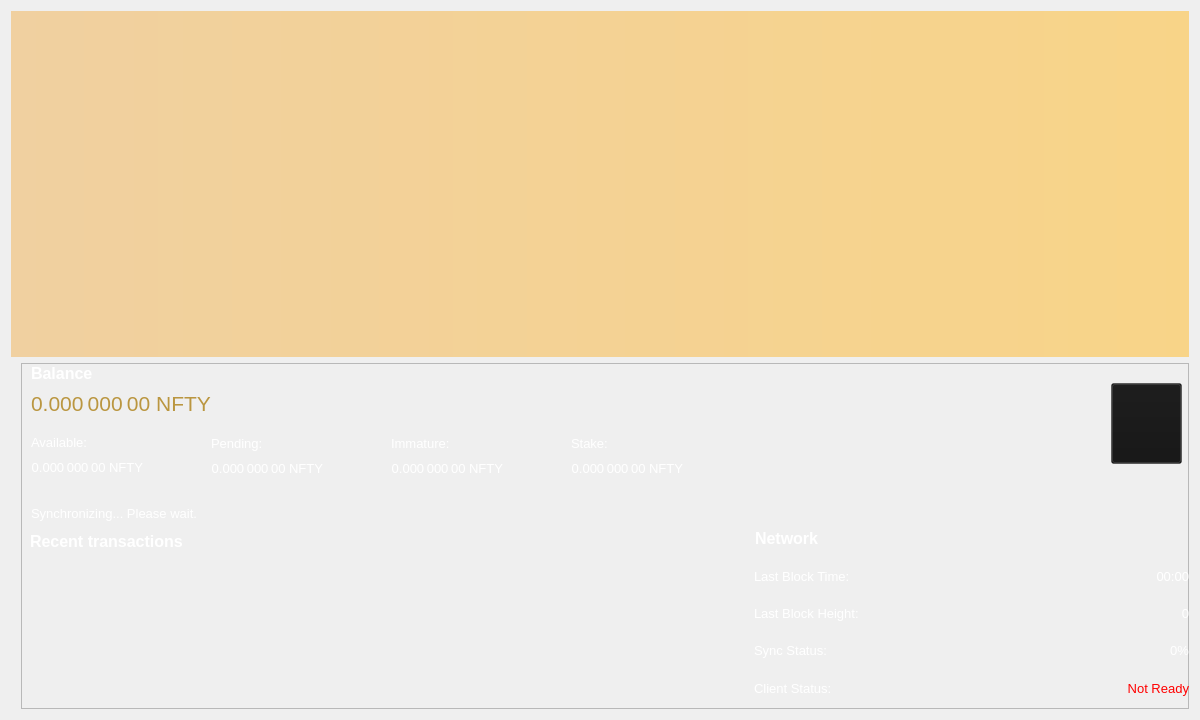
<?xml version="1.0" encoding="UTF-8"?>
<ui version="4.0">
 <class>OverviewPage</class>
 <widget class="QWidget" name="OverviewPage">
  <property name="geometry">
   <rect>
    <x>0</x>
    <y>0</y>
    <width>1200</width>
    <height>720</height>
   </rect>
  </property>
  <property name="minimumSize">
   <size>
    <width>1200</width>
    <height>700</height>
   </size>
  </property>
  <property name="font">
   <font>
    <weight>50</weight>
    <bold>false</bold>
   </font>
  </property>
  <property name="windowTitle">
   <string>Form</string>
  </property>
  <property name="styleSheet">
   <string notr="true">color: rgb(255, 255, 255);</string>
  </property>
  <layout class="QVBoxLayout" name="topLayout">
   <item>
    <widget class="QLabel" name="labelAlerts">
     <property name="visible">
      <bool>false</bool>
     </property>
     <property name="styleSheet">
      <string notr="true">background-color: qlineargradient(x1: 0, y1: 0, x2: 1, y2: 0, stop:0 #F0D0A0, stop:1 #F8D488); color:#000000;</string>
     </property>
     <property name="wordWrap">
      <bool>true</bool>
     </property>
     <property name="margin">
      <number>3</number>
     </property>
    </widget>
   </item>
   <item>
    <layout class="QHBoxLayout" name="horizontalLayout" stretch="1">
     <item>
      <layout class="QVBoxLayout" name="verticalLayout_2">
       <item>
        <widget class="QFrame" name="frame">
         <property name="maximumSize">
          <size>
           <width>16777215</width>
           <height>16777215</height>
          </size>
         </property>
         <property name="styleSheet">
          <string notr="true">margin-left: 10px;
</string>
         </property>
         <property name="frameShape">
          <enum>QFrame::StyledPanel</enum>
         </property>
         <property name="frameShadow">
          <enum>QFrame::Raised</enum>
         </property>
         <widget class="QLabel" name="labelTransactionsStatus">
          <property name="geometry">
           <rect>
            <x>10</x>
            <y>140</y>
            <width>300</width>
            <height>20</height>
           </rect>
          </property>
          <property name="minimumSize">
           <size>
            <width>300</width>
            <height>0</height>
           </size>
          </property>
          <property name="font">
           <font>
            <pointsize>10</pointsize>
           </font>
          </property>
          <property name="cursor">
           <cursorShape>WhatsThisCursor</cursorShape>
          </property>
          <property name="toolTip">
           <string>The displayed information may be out of date. Your wallet automatically synchronizes with the NFTY network after a connection is established, but this process has not completed yet.</string>
          </property>
          <property name="styleSheet">
           <string notr="true"/>
          </property>
          <property name="text">
           <string notr="true">Synchronizing... Please wait.</string>
          </property>
          <property name="alignment">
           <set>Qt::AlignLeading|Qt::AlignLeft|Qt::AlignVCenter</set>
          </property>
          <property name="indent">
           <number>0</number>
          </property>
         </widget>
         <widget class="QWidget" name="verticalLayoutWidget">
          <property name="geometry">
           <rect>
            <x>10</x>
            <y>0</y>
            <width>721</width>
            <height>88</height>
           </rect>
          </property>
          <layout class="QVBoxLayout" name="verticalLayout">
           <item>
            <layout class="QHBoxLayout" name="horizontalLayout_4">
             <item>
              <widget class="QLabel" name="label_5">
               <property name="font">
                <font>
                 <pointsize>12</pointsize>
                 <weight>75</weight>
                 <bold>true</bold>
                </font>
               </property>
               <property name="text">
                <string>Balance</string>
               </property>
               <property name="indent">
                <number>0</number>
               </property>
              </widget>
             </item>
             <item>
              <spacer name="horizontalSpacer_3">
               <property name="orientation">
                <enum>Qt::Horizontal</enum>
               </property>
               <property name="sizeHint" stdset="0">
                <size>
                 <width>40</width>
                 <height>20</height>
                </size>
               </property>
              </spacer>
             </item>
            </layout>
           </item>
           <item>
            <layout class="QHBoxLayout" name="horizontalLayout_2">
             <property name="spacing">
              <number>0</number>
             </property>
             <item>
              <widget class="QLabel" name="labelTotal">
               <property name="minimumSize">
                <size>
                 <width>400</width>
                 <height>30</height>
                </size>
               </property>
               <property name="maximumSize">
                <size>
                 <width>16777215</width>
                 <height>16777215</height>
                </size>
               </property>
               <property name="font">
                <font>
                 <pointsize>16</pointsize>
                 <weight>50</weight>
                 <bold>false</bold>
                </font>
               </property>
               <property name="cursor">
                <cursorShape>IBeamCursor</cursorShape>
               </property>
               <property name="toolTip">
                <string>Your current total balance</string>
               </property>
               <property name="styleSheet">
                <string notr="true">color: rgb(186, 150, 64);</string>
               </property>
               <property name="text">
                <string notr="true">0.000 000 00 NFTY</string>
               </property>
               <property name="textFormat">
                <enum>Qt::AutoText</enum>
               </property>
               <property name="alignment">
                <set>Qt::AlignLeading|Qt::AlignLeft|Qt::AlignVCenter</set>
               </property>
               <property name="wordWrap">
                <bool>false</bool>
               </property>
               <property name="margin">
                <number>0</number>
               </property>
               <property name="indent">
                <number>0</number>
               </property>
               <property name="textInteractionFlags">
                <set>Qt::LinksAccessibleByMouse|Qt::TextSelectableByKeyboard|Qt::TextSelectableByMouse</set>
               </property>
              </widget>
             </item>
             <item>
              <spacer name="horizontalSpacer">
               <property name="orientation">
                <enum>Qt::Horizontal</enum>
               </property>
               <property name="sizeHint" stdset="0">
                <size>
                 <width>40</width>
                 <height>20</height>
                </size>
               </property>
              </spacer>
             </item>
            </layout>
           </item>
           <item>
            <spacer name="verticalSpacer">
             <property name="orientation">
              <enum>Qt::Vertical</enum>
             </property>
             <property name="sizeHint" stdset="0">
              <size>
               <width>20</width>
               <height>40</height>
              </size>
             </property>
            </spacer>
           </item>
          </layout>
         </widget>
         <widget class="QWidget" name="verticalLayoutWidget_2">
          <property name="geometry">
           <rect>
            <x>10</x>
            <y>69</y>
            <width>181</width>
            <height>71</height>
           </rect>
          </property>
          <layout class="QVBoxLayout" name="verticalLayout_3">
           <item>
            <layout class="QHBoxLayout" name="horizontalLayout_3">
             <item>
              <widget class="QLabel" name="labelBalanceText">
               <property name="font">
                <font>
                 <pointsize>10</pointsize>
                </font>
               </property>
               <property name="text">
                <string>Available:</string>
               </property>
               <property name="indent">
                <number>0</number>
               </property>
              </widget>
             </item>
             <item>
              <spacer name="horizontalSpacer_2">
               <property name="orientation">
                <enum>Qt::Horizontal</enum>
               </property>
               <property name="sizeHint" stdset="0">
                <size>
                 <width>40</width>
                 <height>20</height>
                </size>
               </property>
              </spacer>
             </item>
            </layout>
           </item>
           <item>
            <layout class="QHBoxLayout" name="horizontalLayout_5">
             <item>
              <widget class="QLabel" name="labelBalance">
               <property name="font">
                <font>
                 <pointsize>10</pointsize>
                 <weight>50</weight>
                 <bold>false</bold>
                </font>
               </property>
               <property name="cursor">
                <cursorShape>IBeamCursor</cursorShape>
               </property>
               <property name="toolTip">
                <string>Your current spendable balance</string>
               </property>
               <property name="text">
                <string notr="true">0.000 000 00 NFTY</string>
               </property>
               <property name="alignment">
                <set>Qt::AlignRight|Qt::AlignTrailing|Qt::AlignVCenter</set>
               </property>
               <property name="indent">
                <number>0</number>
               </property>
               <property name="textInteractionFlags">
                <set>Qt::LinksAccessibleByMouse|Qt::TextSelectableByKeyboard|Qt::TextSelectableByMouse</set>
               </property>
              </widget>
             </item>
             <item>
              <spacer name="horizontalSpacer_4">
               <property name="orientation">
                <enum>Qt::Horizontal</enum>
               </property>
               <property name="sizeHint" stdset="0">
                <size>
                 <width>40</width>
                 <height>20</height>
                </size>
               </property>
              </spacer>
             </item>
            </layout>
           </item>
           <item>
            <spacer name="verticalSpacer_2">
             <property name="orientation">
              <enum>Qt::Vertical</enum>
             </property>
             <property name="sizeHint" stdset="0">
              <size>
               <width>20</width>
               <height>40</height>
              </size>
             </property>
            </spacer>
           </item>
          </layout>
         </widget>
         <widget class="QWidget" name="verticalLayoutWidget_3">
          <property name="geometry">
           <rect>
            <x>190</x>
            <y>70</y>
            <width>181</width>
            <height>71</height>
           </rect>
          </property>
          <layout class="QVBoxLayout" name="verticalLayout_4">
           <item>
            <layout class="QHBoxLayout" name="horizontalLayout_6">
             <item>
              <widget class="QLabel" name="labelPendingText">
               <property name="font">
                <font>
                 <pointsize>10</pointsize>
                </font>
               </property>
               <property name="text">
                <string>Pending:</string>
               </property>
               <property name="indent">
                <number>0</number>
               </property>
              </widget>
             </item>
             <item>
              <spacer name="horizontalSpacer_6">
               <property name="orientation">
                <enum>Qt::Horizontal</enum>
               </property>
               <property name="sizeHint" stdset="0">
                <size>
                 <width>40</width>
                 <height>20</height>
                </size>
               </property>
              </spacer>
             </item>
            </layout>
           </item>
           <item>
            <layout class="QHBoxLayout" name="horizontalLayout_7">
             <item>
              <widget class="QLabel" name="labelUnconfirmed">
               <property name="font">
                <font>
                 <pointsize>10</pointsize>
                 <weight>50</weight>
                 <bold>false</bold>
                </font>
               </property>
               <property name="cursor">
                <cursorShape>IBeamCursor</cursorShape>
               </property>
               <property name="toolTip">
                <string>Total of transactions that have yet to be confirmed, and do not yet count toward the spendable balance</string>
               </property>
               <property name="text">
                <string notr="true">0.000 000 00 NFTY</string>
               </property>
               <property name="alignment">
                <set>Qt::AlignRight|Qt::AlignTrailing|Qt::AlignVCenter</set>
               </property>
               <property name="indent">
                <number>0</number>
               </property>
               <property name="textInteractionFlags">
                <set>Qt::LinksAccessibleByMouse|Qt::TextSelectableByKeyboard|Qt::TextSelectableByMouse</set>
               </property>
              </widget>
             </item>
             <item>
              <spacer name="horizontalSpacer_5">
               <property name="orientation">
                <enum>Qt::Horizontal</enum>
               </property>
               <property name="sizeHint" stdset="0">
                <size>
                 <width>40</width>
                 <height>20</height>
                </size>
               </property>
              </spacer>
             </item>
            </layout>
           </item>
           <item>
            <spacer name="verticalSpacer_3">
             <property name="orientation">
              <enum>Qt::Vertical</enum>
             </property>
             <property name="sizeHint" stdset="0">
              <size>
               <width>20</width>
               <height>40</height>
              </size>
             </property>
            </spacer>
           </item>
          </layout>
         </widget>
         <widget class="QWidget" name="verticalLayoutWidget_4">
          <property name="geometry">
           <rect>
            <x>370</x>
            <y>70</y>
            <width>181</width>
            <height>71</height>
           </rect>
          </property>
          <layout class="QVBoxLayout" name="verticalLayout_5">
           <item>
            <layout class="QHBoxLayout" name="horizontalLayout_8">
             <item>
              <widget class="QLabel" name="labelImmatureText">
               <property name="font">
                <font>
                 <pointsize>10</pointsize>
                </font>
               </property>
               <property name="text">
                <string>Immature:</string>
               </property>
               <property name="indent">
                <number>0</number>
               </property>
              </widget>
             </item>
             <item>
              <spacer name="horizontalSpacer_7">
               <property name="orientation">
                <enum>Qt::Horizontal</enum>
               </property>
               <property name="sizeHint" stdset="0">
                <size>
                 <width>40</width>
                 <height>20</height>
                </size>
               </property>
              </spacer>
             </item>
            </layout>
           </item>
           <item>
            <layout class="QHBoxLayout" name="horizontalLayout_9">
             <item>
              <widget class="QLabel" name="labelImmature">
               <property name="font">
                <font>
                 <pointsize>10</pointsize>
                 <weight>50</weight>
                 <bold>false</bold>
                </font>
               </property>
               <property name="cursor">
                <cursorShape>IBeamCursor</cursorShape>
               </property>
               <property name="toolTip">
                <string>Mined balance that has not yet matured</string>
               </property>
               <property name="text">
                <string notr="true">0.000 000 00 NFTY</string>
               </property>
               <property name="alignment">
                <set>Qt::AlignRight|Qt::AlignTrailing|Qt::AlignVCenter</set>
               </property>
               <property name="indent">
                <number>0</number>
               </property>
               <property name="textInteractionFlags">
                <set>Qt::LinksAccessibleByMouse|Qt::TextSelectableByKeyboard|Qt::TextSelectableByMouse</set>
               </property>
              </widget>
             </item>
             <item>
              <spacer name="horizontalSpacer_8">
               <property name="orientation">
                <enum>Qt::Horizontal</enum>
               </property>
               <property name="sizeHint" stdset="0">
                <size>
                 <width>40</width>
                 <height>20</height>
                </size>
               </property>
              </spacer>
             </item>
            </layout>
           </item>
           <item>
            <spacer name="verticalSpacer_4">
             <property name="orientation">
              <enum>Qt::Vertical</enum>
             </property>
             <property name="sizeHint" stdset="0">
              <size>
               <width>20</width>
               <height>40</height>
              </size>
             </property>
            </spacer>
           </item>
          </layout>
         </widget>
         <widget class="QWidget" name="verticalLayoutWidget_5">
          <property name="geometry">
           <rect>
            <x>550</x>
            <y>70</y>
            <width>181</width>
            <height>71</height>
           </rect>
          </property>
          <layout class="QVBoxLayout" name="verticalLayout_6">
           <item>
            <layout class="QHBoxLayout" name="horizontalLayout_11">
             <item>
              <widget class="QLabel" name="label_10">
               <property name="font">
                <font>
                 <pointsize>10</pointsize>
                </font>
               </property>
               <property name="text">
                <string>Stake:</string>
               </property>
               <property name="indent">
                <number>0</number>
               </property>
              </widget>
             </item>
             <item>
              <spacer name="horizontalSpacer_9">
               <property name="orientation">
                <enum>Qt::Horizontal</enum>
               </property>
               <property name="sizeHint" stdset="0">
                <size>
                 <width>40</width>
                 <height>20</height>
                </size>
               </property>
              </spacer>
             </item>
            </layout>
           </item>
           <item>
            <layout class="QHBoxLayout" name="horizontalLayout_10">
             <item>
              <widget class="QLabel" name="labelStake">
               <property name="font">
                <font>
                 <pointsize>10</pointsize>
                 <weight>50</weight>
                 <bold>false</bold>
                </font>
               </property>
               <property name="cursor">
                <cursorShape>IBeamCursor</cursorShape>
               </property>
               <property name="toolTip">
                <string>Total of coins that was staked, and do not yet count toward the current balance</string>
               </property>
               <property name="text">
                <string notr="true">0.000 000 00 NFTY</string>
               </property>
               <property name="alignment">
                <set>Qt::AlignRight|Qt::AlignTrailing|Qt::AlignVCenter</set>
               </property>
               <property name="indent">
                <number>0</number>
               </property>
               <property name="textInteractionFlags">
                <set>Qt::LinksAccessibleByMouse|Qt::TextSelectableByKeyboard|Qt::TextSelectableByMouse</set>
               </property>
              </widget>
             </item>
             <item>
              <spacer name="horizontalSpacer_10">
               <property name="orientation">
                <enum>Qt::Horizontal</enum>
               </property>
               <property name="sizeHint" stdset="0">
                <size>
                 <width>40</width>
                 <height>20</height>
                </size>
               </property>
              </spacer>
             </item>
            </layout>
           </item>
           <item>
            <spacer name="verticalSpacer_5">
             <property name="orientation">
              <enum>Qt::Vertical</enum>
             </property>
             <property name="sizeHint" stdset="0">
              <size>
               <width>20</width>
               <height>40</height>
              </size>
             </property>
            </spacer>
           </item>
          </layout>
         </widget>
         <widget class="QPushButton" name="viewQR">
          <property name="geometry">
           <rect>
            <x>1090</x>
            <y>20</y>
            <width>81</width>
            <height>81</height>
           </rect>
          </property>
          <property name="font">
           <font>
            <pointsize>10</pointsize>
           </font>
          </property>
          <property name="styleSheet">
           <string notr="true">background-color: rgb(20, 20, 20, 0.35);</string>
          </property>
          <property name="text">
           <string/>
          </property>
          <property name="icon">
           <iconset resource="../bitcoin.qrc">
            <normaloff>:/icons/qriconov</normaloff>:/icons/qriconov</iconset>
          </property>
          <property name="iconSize">
           <size>
            <width>64</width>
            <height>75</height>
           </size>
          </property>
         </widget>
         <widget class="QWidget" name="widget_wallview" native="true">
          <property name="geometry">
           <rect>
            <x>730</x>
            <y>160</y>
            <width>451</width>
            <height>405</height>
           </rect>
          </property>
          <layout class="QVBoxLayout" name="verticalLayout_7">
           <item>
            <layout class="QVBoxLayout" name="verticalLayout_8">
             <item>
              <layout class="QHBoxLayout" name="horizontalLayout_13">
               <item>
                <widget class="QLabel" name="label_11">
                 <property name="font">
                  <font>
                   <pointsize>12</pointsize>
                   <weight>75</weight>
                   <bold>true</bold>
                  </font>
                 </property>
                 <property name="text">
                  <string>Network</string>
                 </property>
                </widget>
               </item>
               <item>
                <spacer name="horizontalSpacer_12">
                 <property name="orientation">
                  <enum>Qt::Horizontal</enum>
                 </property>
                 <property name="sizeHint" stdset="0">
                  <size>
                   <width>40</width>
                   <height>20</height>
                  </size>
                 </property>
                </spacer>
               </item>
              </layout>
             </item>
             <item>
              <layout class="QHBoxLayout" name="horizontalLayout_20">
               <item>
                <widget class="QLabel" name="label_13">
                 <property name="maximumSize">
                  <size>
                   <width>167</width>
                   <height>16777215</height>
                  </size>
                 </property>
                 <property name="font">
                  <font>
                   <pointsize>10</pointsize>
                  </font>
                 </property>
                 <property name="text">
                  <string>Last Block Time:</string>
                 </property>
                </widget>
               </item>
               <item>
                <widget class="QLabel" name="lbTime">
                 <property name="font">
                  <font>
                   <pointsize>10</pointsize>
                  </font>
                 </property>
                 <property name="text">
                  <string>00:00</string>
                 </property>
                 <property name="alignment">
                  <set>Qt::AlignRight|Qt::AlignTrailing|Qt::AlignVCenter</set>
                 </property>
                </widget>
               </item>
              </layout>
             </item>
             <item>
              <layout class="QHBoxLayout" name="horizontalLayout_21">
               <item>
                <widget class="QLabel" name="label_15">
                 <property name="maximumSize">
                  <size>
                   <width>167</width>
                   <height>16777215</height>
                  </size>
                 </property>
                 <property name="font">
                  <font>
                   <pointsize>10</pointsize>
                  </font>
                 </property>
                 <property name="text">
                  <string>Last Block Height:</string>
                 </property>
                </widget>
               </item>
               <item>
                <widget class="QLabel" name="lbHeight">
                 <property name="font">
                  <font>
                   <pointsize>10</pointsize>
                  </font>
                 </property>
                 <property name="text">
                  <string>0</string>
                 </property>
                 <property name="alignment">
                  <set>Qt::AlignRight|Qt::AlignTrailing|Qt::AlignVCenter</set>
                 </property>
                </widget>
               </item>
              </layout>
             </item>
             <item>
              <layout class="QHBoxLayout" name="horizontalLayout_22">
               <item>
                <widget class="QLabel" name="label_16">
                 <property name="maximumSize">
                  <size>
                   <width>167</width>
                   <height>16777215</height>
                  </size>
                 </property>
                 <property name="font">
                  <font>
                   <pointsize>10</pointsize>
                  </font>
                 </property>
                 <property name="text">
                  <string>Sync Status:</string>
                 </property>
                </widget>
               </item>
               <item>
                <widget class="QLabel" name="sncStatus">
                 <property name="font">
                  <font>
                   <pointsize>10</pointsize>
                  </font>
                 </property>
                 <property name="text">
                  <string>0%</string>
                 </property>
                 <property name="alignment">
                  <set>Qt::AlignRight|Qt::AlignTrailing|Qt::AlignVCenter</set>
                 </property>
                </widget>
               </item>
              </layout>
             </item>
             <item>
              <layout class="QHBoxLayout" name="horizontalLayout_24">
               <item>
                <widget class="QLabel" name="label_18">
                 <property name="maximumSize">
                  <size>
                   <width>167</width>
                   <height>16777215</height>
                  </size>
                 </property>
                 <property name="font">
                  <font>
                   <pointsize>10</pointsize>
                  </font>
                 </property>
                 <property name="text">
                  <string>Client Status:</string>
                 </property>
                </widget>
               </item>
               <item>
                <widget class="QLabel" name="clStat">
                 <property name="font">
                  <font>
                   <pointsize>10</pointsize>
                  </font>
                 </property>
                 <property name="styleSheet">
                  <string notr="true">QLabel { color: red; }</string>
                 </property>
                 <property name="text">
                  <string>Not Ready</string>
                 </property>
                 <property name="alignment">
                  <set>Qt::AlignRight|Qt::AlignTrailing|Qt::AlignVCenter</set>
                 </property>
                </widget>
               </item>
              </layout>
             </item>
             <item>
              <layout class="QHBoxLayout" name="horizontalLayout_25">
               <item>
                <widget class="QLabel" name="label_19">
                 <property name="maximumSize">
                  <size>
                   <width>167</width>
                   <height>16777215</height>
                  </size>
                 </property>
                 <property name="font">
                  <font>
                   <pointsize>10</pointsize>
                  </font>
                 </property>
                 <property name="text">
                  <string>Coins are:</string>
                 </property>
                </widget>
               </item>
               <item>
                <widget class="QLabel" name="stkstat">
                 <property name="font">
                  <font>
                   <pointsize>10</pointsize>
                  </font>
                 </property>
                 <property name="text">
                  <string>Not Staking</string>
                 </property>
                 <property name="alignment">
                  <set>Qt::AlignRight|Qt::AlignTrailing|Qt::AlignVCenter</set>
                 </property>
                </widget>
               </item>
              </layout>
             </item>
             <item>
              <layout class="QHBoxLayout" name="horizontalLayout_17">
               <item>
                <widget class="QLabel" name="label_23">
                 <property name="maximumSize">
                  <size>
                   <width>167</width>
                   <height>16777215</height>
                  </size>
                 </property>
                 <property name="font">
                  <font>
                   <pointsize>10</pointsize>
                  </font>
                 </property>
                 <property name="text">
                  <string>Staking is:</string>
                 </property>
                </widget>
               </item>
               <item>
                <widget class="QLabel" name="stken">
                 <property name="font">
                  <font>
                   <pointsize>10</pointsize>
                  </font>
                 </property>
                 <property name="text">
                  <string>Disabled</string>
                 </property>
                 <property name="alignment">
                  <set>Qt::AlignRight|Qt::AlignTrailing|Qt::AlignVCenter</set>
                 </property>
                </widget>
               </item>
              </layout>
             </item>
             <item>
              <layout class="QHBoxLayout" name="horizontalLayout_23">
               <item>
                <widget class="QLabel" name="label_17">
                 <property name="maximumSize">
                  <size>
                   <width>167</width>
                   <height>16777215</height>
                  </size>
                 </property>
                 <property name="font">
                  <font>
                   <pointsize>10</pointsize>
                  </font>
                 </property>
                 <property name="text">
                  <string>Connections:</string>
                 </property>
                </widget>
               </item>
               <item>
                <widget class="QLabel" name="lbcon">
                 <property name="font">
                  <font>
                   <pointsize>10</pointsize>
                  </font>
                 </property>
                 <property name="text">
                  <string>0</string>
                 </property>
                 <property name="alignment">
                  <set>Qt::AlignRight|Qt::AlignTrailing|Qt::AlignVCenter</set>
                 </property>
                </widget>
               </item>
              </layout>
             </item>
             <item>
              <layout class="QHBoxLayout" name="horizontalLayout_26">
               <item>
                <widget class="QLabel" name="label_20">
                 <property name="minimumSize">
                  <size>
                   <width>110</width>
                   <height>0</height>
                  </size>
                 </property>
                 <property name="maximumSize">
                  <size>
                   <width>167</width>
                   <height>16777215</height>
                  </size>
                 </property>
                 <property name="font">
                  <font>
                   <pointsize>10</pointsize>
                  </font>
                 </property>
                 <property name="text">
                  <string>PoS Weight (Local):</string>
                 </property>
                </widget>
               </item>
               <item>
                <widget class="QLabel" name="urweight_2">
                 <property name="font">
                  <font>
                   <pointsize>10</pointsize>
                  </font>
                 </property>
                 <property name="text">
                  <string>0%</string>
                 </property>
                 <property name="alignment">
                  <set>Qt::AlignRight|Qt::AlignTrailing|Qt::AlignVCenter</set>
                 </property>
                </widget>
               </item>
              </layout>
             </item>
             <item>
              <layout class="QHBoxLayout" name="horizontalLayout_27">
               <item>
                <widget class="QLabel" name="label_21">
                 <property name="maximumSize">
                  <size>
                   <width>167</width>
                   <height>16777215</height>
                  </size>
                 </property>
                 <property name="font">
                  <font>
                   <pointsize>10</pointsize>
                  </font>
                 </property>
                 <property name="text">
                  <string>PoS Weight (Net):</string>
                 </property>
                </widget>
               </item>
               <item>
                <widget class="QLabel" name="netweight_2">
                 <property name="font">
                  <font>
                   <pointsize>10</pointsize>
                  </font>
                 </property>
                 <property name="text">
                  <string>0%</string>
                 </property>
                 <property name="alignment">
                  <set>Qt::AlignRight|Qt::AlignTrailing|Qt::AlignVCenter</set>
                 </property>
                </widget>
               </item>
              </layout>
             </item>
             <item>
              <layout class="QHBoxLayout" name="horizontalLayout_14">
               <item>
                <widget class="QLabel" name="label_24">
                 <property name="maximumSize">
                  <size>
                   <width>167</width>
                   <height>16777215</height>
                  </size>
                 </property>
                 <property name="font">
                  <font>
                   <pointsize>10</pointsize>
                  </font>
                 </property>
                 <property name="text">
                  <string>Est. Next Stake:</string>
                 </property>
                </widget>
               </item>
               <item>
                <widget class="QLabel" name="estnxt">
                 <property name="font">
                  <font>
                   <pointsize>10</pointsize>
                  </font>
                 </property>
                 <property name="text">
                  <string>Unkown</string>
                 </property>
                 <property name="alignment">
                  <set>Qt::AlignRight|Qt::AlignTrailing|Qt::AlignVCenter</set>
                 </property>
                </widget>
               </item>
              </layout>
             </item>
             <item>
              <layout class="QVBoxLayout" name="verticalLayout_9"/>
             </item>
            </layout>
           </item>
          </layout>
         </widget>
         <widget class="QWidget" name="layoutWidget00">
          <property name="geometry">
           <rect>
            <x>0</x>
            <y>160</y>
            <width>731</width>
            <height>461</height>
           </rect>
          </property>
          <layout class="QVBoxLayout" name="verticalLayout_11">
           <item>
            <widget class="QWidget" name="widget_2" native="true">
             <layout class="QVBoxLayout" name="verticalLayout_12">
              <item>
               <layout class="QHBoxLayout" name="horizontalLayout_15">
                <item>
                 <widget class="QLabel" name="label_6">
                  <property name="font">
                   <font>
                    <pointsize>12</pointsize>
                    <weight>75</weight>
                    <bold>true</bold>
                   </font>
                  </property>
                  <property name="text">
                   <string>&lt;b&gt;Recent transactions&lt;/b&gt;</string>
                  </property>
                  <property name="indent">
                   <number>0</number>
                  </property>
                 </widget>
                </item>
                <item>
                 <spacer name="horizontalSpacer_13">
                  <property name="orientation">
                   <enum>Qt::Horizontal</enum>
                  </property>
                  <property name="sizeHint" stdset="0">
                   <size>
                    <width>40</width>
                    <height>20</height>
                   </size>
                  </property>
                 </spacer>
                </item>
               </layout>
              </item>
              <item>
               <widget class="QListView" name="listTransactions_2">
                <property name="font">
                 <font>
                  <pointsize>10</pointsize>
                 </font>
                </property>
                <property name="styleSheet">
                 <string notr="true">QListView { background: transparent; }</string>
                </property>
                <property name="frameShape">
                 <enum>QFrame::NoFrame</enum>
                </property>
                <property name="verticalScrollBarPolicy">
                 <enum>Qt::ScrollBarAlwaysOff</enum>
                </property>
                <property name="horizontalScrollBarPolicy">
                 <enum>Qt::ScrollBarAlwaysOff</enum>
                </property>
                <property name="selectionMode">
                 <enum>QAbstractItemView::NoSelection</enum>
                </property>
               </widget>
              </item>
             </layout>
            </widget>
           </item>
          </layout>
         </widget>
         <widget class="QWidget" name="horizontalLayoutWidget">
          <property name="geometry">
           <rect>
            <x>0</x>
            <y>620</y>
            <width>731</width>
            <height>83</height>
           </rect>
          </property>
          <layout class="QHBoxLayout" name="horizontalLayout_12">
           <item>
            <widget class="QPushButton" name="vwalltx">
             <property name="minimumSize">
              <size>
               <width>81</width>
               <height>70</height>
              </size>
             </property>
             <property name="font">
              <font>
               <pointsize>10</pointsize>
              </font>
             </property>
             <property name="styleSheet">
              <string notr="true">background-color: rgb(20, 20, 20, 0.65);</string>
             </property>
             <property name="text">
              <string/>
             </property>
             <property name="icon">
              <iconset resource="../bitcoin.qrc">
               <normaloff>:/icons/history</normaloff>:/icons/history</iconset>
             </property>
             <property name="iconSize">
              <size>
               <width>64</width>
               <height>64</height>
              </size>
             </property>
            </widget>
           </item>
           <item>
            <spacer name="horizontalSpacer_11">
             <property name="orientation">
              <enum>Qt::Horizontal</enum>
             </property>
             <property name="sizeHint" stdset="0">
              <size>
               <width>40</width>
               <height>20</height>
              </size>
             </property>
            </spacer>
           </item>
          </layout>
         </widget>
         <widget class="QWidget" name="verticalLayoutWidget_6">
          <property name="geometry">
           <rect>
            <x>1130</x>
            <y>639</y>
            <width>41</width>
            <height>51</height>
           </rect>
          </property>
          <layout class="QVBoxLayout" name="verticalLayout_10">
           <item>
            <spacer name="verticalSpacer_6">
             <property name="orientation">
              <enum>Qt::Vertical</enum>
             </property>
             <property name="sizeHint" stdset="0">
              <size>
               <width>20</width>
               <height>40</height>
              </size>
             </property>
            </spacer>
           </item>
           <item>
            <widget class="QLabel" name="syncLabel">
             <property name="minimumSize">
              <size>
               <width>38</width>
               <height>28</height>
              </size>
             </property>
             <property name="maximumSize">
              <size>
               <width>38</width>
               <height>28</height>
              </size>
             </property>
             <property name="toolTip">
              <string extracomment="Synchronizing with NFTYCoin network"/>
             </property>
             <property name="toolTipDuration">
              <number>5</number>
             </property>
             <property name="text">
              <string/>
             </property>
             <property name="scaledContents">
              <bool>true</bool>
             </property>
            </widget>
           </item>
          </layout>
         </widget>
         <widget class="QWidget" name="verticalLayoutWidget_7">
          <property name="geometry">
           <rect>
            <x>1090</x>
            <y>620</y>
            <width>42</width>
            <height>71</height>
           </rect>
          </property>
          <layout class="QVBoxLayout" name="verticalLayout_13">
           <item>
            <spacer name="verticalSpacer_7">
             <property name="orientation">
              <enum>Qt::Vertical</enum>
             </property>
             <property name="sizeHint" stdset="0">
              <size>
               <width>20</width>
               <height>40</height>
              </size>
             </property>
            </spacer>
           </item>
           <item>
            <widget class="QLabel" name="lockstatusLabel">
             <property name="minimumSize">
              <size>
               <width>40</width>
               <height>30</height>
              </size>
             </property>
             <property name="maximumSize">
              <size>
               <width>40</width>
               <height>30</height>
              </size>
             </property>
             <property name="text">
              <string/>
             </property>
             <property name="pixmap">
              <pixmap resource="../bitcoin.qrc">:/icons/lock_open_toolbar</pixmap>
             </property>
             <property name="scaledContents">
              <bool>true</bool>
             </property>
            </widget>
           </item>
          </layout>
         </widget>
        </widget>
       </item>
      </layout>
     </item>
    </layout>
   </item>
  </layout>
 </widget>
 <resources>
  <include location="../bitcoin.qrc"/>
 </resources>
 <connections/>
</ui>
